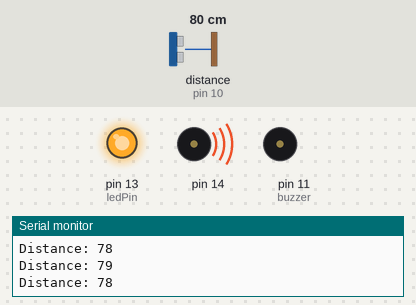
The sketch below on a simulated Arduino Uno, built with avr-gcc and run on an emulated ATmega328P. Shown: output pins drawn as LEDs (lit = HIGH), buzzer (waves = sounding, pin HIGH), the last lines printed to the serial monitor. Wiring (inferred from the names in the program): ultrasonic range finder: trigger pin 9; echo pin 10. The test bench sets the inputs (shaded band); at power-on: distance to the obstacle (sensor on pin 10) 80 cm. The echo pulse lasts 58.3 µs per cm; pins used as bus, display or sensor lines are not drawn.

Above: at 1.2 s.
1.3 s: distance to the obstacle (sensor on pin 10) set to 2 cm
At 1.9 s:
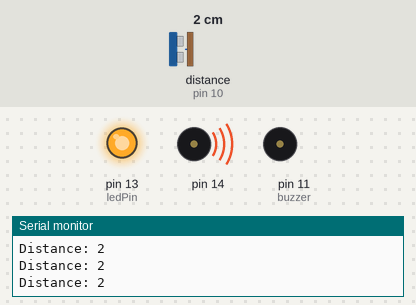
4.3 s: distance to the obstacle (sensor on pin 10) set to 120 cm
At 5.4 s:
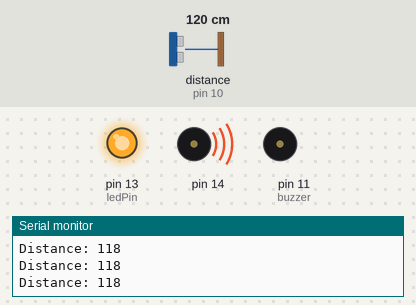
Timing chart, 0 to 7.3 s (numbered marks = the images above; inputs shaded):
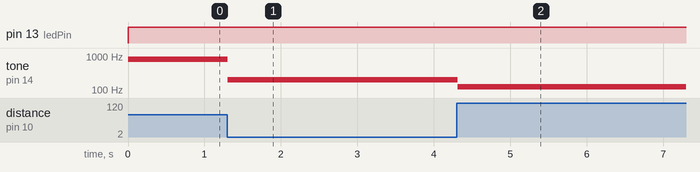

Measured:
- after the input at 1.3 s, tone on pin 14: 800 Hz → 200 Hz at once
- after the input at 4.3 s, tone on pin 14: 200 Hz → 125 Hz at once

The sketch:

Project.ino
```cpp
// defines pins numbers
const int trigPin = 9;
const int echoPin = 10;
const int buzzer = 11;
const int ledPin = 13;

// defines variables
long duration;
int distance;
int safetyDistance;

//For Ultrasonic Sensor
void setup() {
pinMode(trigPin, OUTPUT); // Sets the trigPin as an Output
pinMode(echoPin, INPUT); // Sets the echoPin as an Input
pinMode(buzzer, OUTPUT);
pinMode(ledPin, OUTPUT);
Serial.begin(9600); // Starts the serial communication
}


void loop() {
// Clears the trigPin
digitalWrite(trigPin, LOW);
delayMicroseconds(2);

// Sets the trigPin on HIGH state for 10 micro seconds
digitalWrite(trigPin, HIGH);
delayMicroseconds(10);
digitalWrite(trigPin, LOW);

// Reads the echoPin, returns the sound wave travel time in microseconds
duration = pulseIn(echoPin, HIGH);

// Calculating the distance
distance= duration*0.034/2;

safetyDistance = distance;
if (safetyDistance <= 25){
  tone(14, 200, 500);
  digitalWrite(ledPin, HIGH);
}
else if (safetyDistance <= 50){
  tone(14, 500, 500);
  digitalWrite(ledPin, HIGH);

}else if (safetyDistance <= 100){
  tone(14, 800, 500);
  digitalWrite(ledPin, HIGH);
}else if (safetyDistance <= 500){
  tone(14, 125, 500);
  digitalWrite(ledPin, HIGH);
}else if (safetyDistance <= 1500){
  tone(14, 900, 500);
  digitalWrite(ledPin, HIGH);
}
else{
  digitalWrite(buzzer, LOW);
  digitalWrite(ledPin, LOW);
}

// Prints the distance on the Serial Monitor
Serial.print("Distance: ");
Serial.println(distance);
}
```
